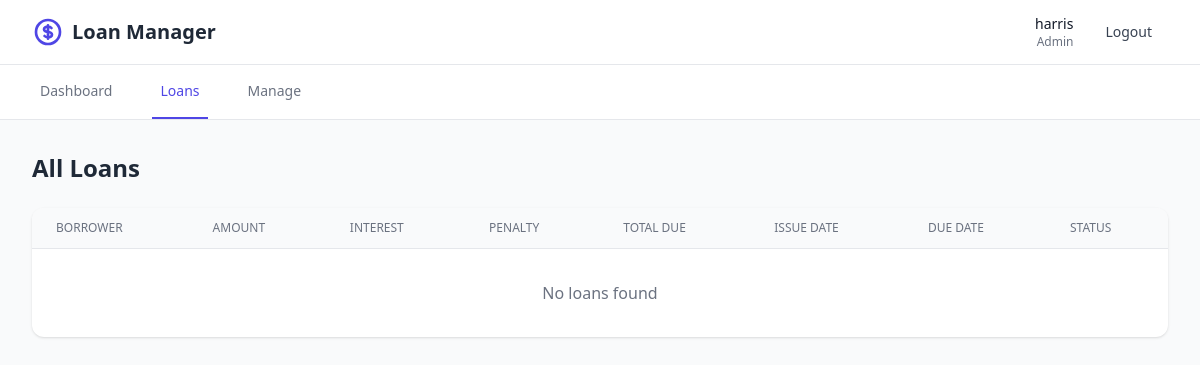
/loans/ (signed in), run on an earlier commit of the app's database.
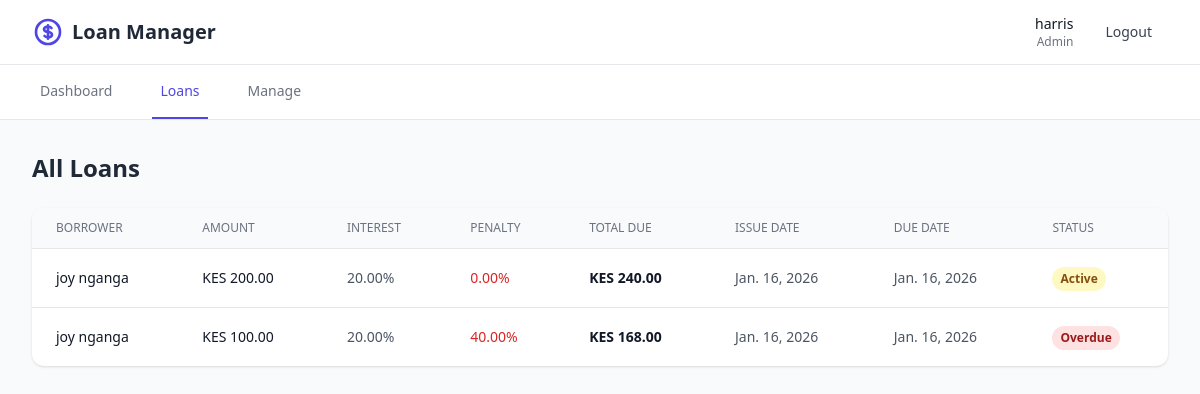
And on a later commit of the database.
### loans/models.py (models this page shows, shortened)
class Loan(models.Model):
    STATUS_CHOICES = [
        ('active', 'Active'),
        ('overdue', 'Overdue'),
        ('paid', 'Paid'),
    ]
    borrower = models.ForeignKey(User, on_delete=models.CASCADE, related_name='loans')
    amount = models.DecimalField(max_digits=10, decimal_places=2)
    interest_rate = models.DecimalField(max_digits=5, decimal_places=2, default=20.00)
    penalty_rate = models.DecimalField(max_digits=5, decimal_places=2, default=0.00)
    status = models.CharField(max_length=10, choices=STATUS_CHOICES, default='active')
    issue_date = models.DateField(auto_now_add=True)
    due_date = models.DateField()
    is_paid = models.BooleanField(default=False)
    created_at = models.DateTimeField(auto_now_add=True)
    updated_at = models.DateTimeField(auto_now=True)
    class Meta:
        ordering = ['-created_at']
    def calculate_interest(self):
        return self.amount * (self.interest_rate / Decimal('100'))
    def calculate_penalty(self):
        if self.penalty_rate > 0:
            amount_with_interest = self.amount + self.calculate_interest()
            return amount_with_interest * (self.penalty_rate / Decimal('100'))
        return Decimal('0')
    def total_amount_due(self):
        return self.amount + self.calculate_interest() + self.calculate_penalty()

### loans/views.py (the view)
# urls.py: path('loans/', views.loan_list, name='loan_list'),
@login_required
def loan_list(request):
    if request.user.is_staff:
        loans = Loan.objects.all().select_related('borrower')
    else:
        loans = Loan.objects.filter(borrower=request.user)
    context = {'loans': loans}
    return render(request, 'loans/loan_list.html', context)

### templates/loans/loan_list.html (shortened to what this page needs)
{% extends 'loans/base.html' %}
{% block content %}
<div class="space-y-6">
    <div class="flex justify-between items-center">
        <h2 class="text-2xl font-bold text-gray-800">
            {% if user.is_staff %}All Loans{% else %}My Loans{% endif %}
        </h2>
    </div>
    {% if not user.is_staff and loans|length == 0 %}
    <div class="bg-white rounded-xl shadow p-12 text-center">
        <svg class="w-16 h-16 text-gray-400 mx-auto mb-4" fill="none" stroke="currentColor" viewBox="0 0 24 24">
            <path stroke-linecap="round" stroke-linejoin="round" stroke-width="2" d="M9 12h6m-6 4h6m2 5H7a2 2 0 01-2-2V5a2 2 0 012-2h5.586a1 1 0 01.707.293l5.414 5.414a1 1 0 01.293.707V19a2 2 0 01-2 2z"></path>
        </svg>
        <h3 class="text-xl font-semibold text-gray-800 mb-2">No Loans Yet</h3>
        <p class="text-gray-600 mb-4">You don't have any loans at the moment.</p>
        <p class="text-sm text-gray-500">Contact the admin to apply for a loan.</p>
    </div>
    {% else %}
    <div class="hidden md:block bg-white rounded-xl shadow overflow-hidden">
        <div class="overflow-x-auto">
            <table class="w-full">
                <thead class="bg-gray-50 border-b border-gray-200">
                    <tr>
                        {% if user.is_staff %}
                        <th class="px-6 py-3 text-left text-xs font-medium text-gray-500 uppercase">Borrower</th>
                        {% endif %}
                        <th class="px-6 py-3 text-left text-xs font-medium text-gray-500 uppercase">Amount</th>
                        <th class="px-6 py-3 text-left text-xs font-medium text-gray-500 uppercase">Interest</th>
                        <th class="px-6 py-3 text-left text-xs font-medium text-gray-500 uppercase">Penalty</th>
                        <th class="px-6 py-3 text-left text-xs font-medium text-gray-500 uppercase">Total Due</th>
                        <th class="px-6 py-3 text-left text-xs font-medium text-gray-500 uppercase">Issue Date</th>
                        <th class="px-6 py-3 text-left text-xs font-medium text-gray-500 uppercase">Due Date</th>
                        <th class="px-6 py-3 text-left text-xs font-medium text-gray-500 uppercase">Status</th>
                    </tr>
                </thead>
                <tbody class="divide-y divide-gray-200">
                    {% for loan in loans %}
                    <tr class="hover:bg-gray-50">
                        {% if user.is_staff %}
                        <td class="px-6 py-4 text-sm text-gray-900">{{ loan.borrower.get_full_name|default:loan.borrower.username }}</td>
                        {% endif %}
                        <td class="px-6 py-4 text-sm font-medium text-gray-900">KES {{ loan.amount|floatformat:2 }}</td>
                        <td class="px-6 py-4 text-sm text-gray-600">{{ loan.interest_rate }}%</td>
                        <td class="px-6 py-4 text-sm text-red-600">{{ loan.penalty_rate }}%</td>
                        <td class="px-6 py-4 text-sm font-semibold text-gray-900">KES {{ loan.total_amount_due|floatformat:2 }}</td>
                        <td class="px-6 py-4 text-sm text-gray-600">{{ loan.issue_date }}</td>
                        <td class="px-6 py-4 text-sm text-gray-600">{{ loan.due_date }}</td>
                        <td class="px-6 py-4">
                            {% if loan.is_paid %}
                            <span class="inline-flex px-2 py-1 text-xs font-semibold rounded-full bg-green-100 text-green-800">Paid</span>
                            {% elif loan.status == 'overdue' %}
                            <span class="inline-flex px-2 py-1 text-xs font-semibold rounded-full bg-red-100 text-red-800">Overdue</span>
                            {% else %}
                            <span class="inline-flex px-2 py-1 text-xs font-semibold rounded-full bg-yellow-100 text-yellow-800">Active</span>
                            {% endif %}
                        </td>
                    </tr>
                    {% empty %}
                    <tr>
                        <td colspan="8" class="px-6 py-8 text-center text-gray-500">No loans found</td>
                    </tr>
                    {% endfor %}
                </tbody>
            </table>
        </div>
    </div>
    {% endif %}
</div>
{% endblock %}

### templates/loans/base.html (shortened to what this page needs)
<!DOCTYPE html>
<html lang="en">
<head>
    <script src="https://cdn.tailwindcss.com"></script>
</head>
<body class="bg-gray-50 min-h-screen">
    {% if user.is_authenticated %}
    <div class="bg-white border-b border-gray-200 shadow-sm">
        <div class="max-w-7xl mx-auto px-4 sm:px-6 lg:px-8">
            <div class="flex justify-between items-center h-16">
                <div class="flex items-center">
                    <h1 class="text-xl font-bold text-gray-800">Loan Manager</h1>
                </div>
                <div class="flex items-center gap-4">
                    <div class="text-right">
                        <p class="text-sm font-medium text-gray-900">{{ user.get_full_name|default:user.username }}</p>
                        <p class="text-xs text-gray-500">{% if user.is_staff %}Admin{% else %}User{% endif %}</p>
                    </div>
                    <a href="{% url 'logout' %}" class="px-4 py-2 text-sm text-gray-700 hover:bg-gray-100 rounded-lg transition">
                        Logout
                    </a>
                </div>
            </div>
        </div>
    </div>
    <div class="bg-white border-b border-gray-200">
        <div class="max-w-7xl mx-auto px-4 sm:px-6 lg:px-8">
            <div class="flex gap-8">
                <a href="{% url 'dashboard' %}" class="py-4 px-2 border-b-2 {% if request.resolver_match.url_name == 'dashboard' %}border-indigo-600 text-indigo-600{% else %}border-transparent text-gray-500 hover:text-gray-700{% endif %} font-medium text-sm transition">
                    Dashboard
                </a>
                <a href="{% url 'loan_list' %}" class="py-4 px-2 border-b-2 {% if request.resolver_match.url_name == 'loan_list' %}border-indigo-600 text-indigo-600{% else %}border-transparent text-gray-500 hover:text-gray-700{% endif %} font-medium text-sm transition">
                    Loans
                </a>
                {% if user.is_staff %}
                <a href="{% url 'manage_loans' %}" class="py-4 px-2 border-b-2 {% if request.resolver_match.url_name == 'manage_loans' %}border-indigo-600 text-indigo-600{% else %}border-transparent text-gray-500 hover:text-gray-700{% endif %} font-medium text-sm transition">
                    Manage
                </a>
                {% endif %}
            </div>
        </div>
    </div>
    {% endif %}
    <div class="max-w-7xl mx-auto px-4 sm:px-6 lg:px-8 py-8">
        {% block content %}{% endblock %}
    </div>
</body>
</html>

What changed in the data, as far as the page shows it:
added Loan: borrower.get_full_name "joy nganga", amount "200.00", interest_rate "20.00", penalty_rate "0.00", total_amount_due "240.00", issue_date "Jan. 16, 2026", due_date "Jan. 16, 2026", is_paid "Active"
added Loan: borrower.get_full_name "joy nganga", amount "100.00", interest_rate "20.00", penalty_rate "40.00", total_amount_due "168.00", issue_date "Jan. 16, 2026", due_date "Jan. 16, 2026", is_paid "Overdue"
Also different on the page:
text no longer shown: "No loans found"
